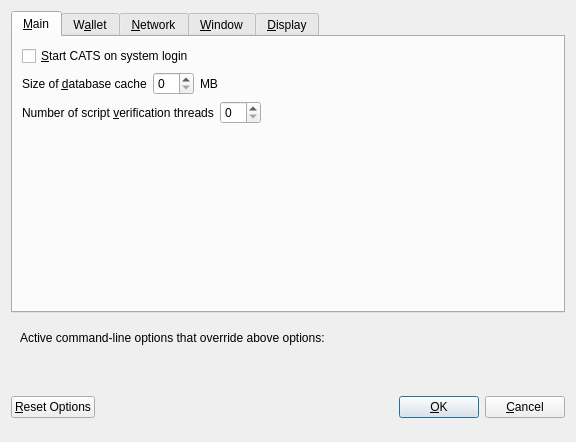
<?xml version="1.0" encoding="UTF-8"?>
<ui version="4.0">
 <class>OptionsDialog</class>
 <widget class="QDialog" name="OptionsDialog">
  <property name="geometry">
   <rect>
    <x>0</x>
    <y>0</y>
    <width>576</width>
    <height>442</height>
   </rect>
  </property>
  <property name="windowTitle">
   <string>Options</string>
  </property>
  <property name="modal">
   <bool>true</bool>
  </property>
  <layout class="QVBoxLayout" name="verticalLayout">
   <item>
    <widget class="QTabWidget" name="tabWidget">
     <property name="currentIndex">
      <number>0</number>
     </property>
     <widget class="QWidget" name="tabMain">
      <attribute name="title">
       <string>&amp;Main</string>
      </attribute>
      <layout class="QVBoxLayout" name="verticalLayout_Main">
       <item>
        <widget class="QCheckBox" name="bitcoinAtStartup">
         <property name="toolTip">
          <string>Automatically start CATS after logging in to the system.</string>
         </property>
         <property name="text">
          <string>&amp;Start CATS on system login</string>
         </property>
        </widget>
       </item>
       <item>
        <layout class="QHBoxLayout" name="horizontalLayout_2_Main">
         <item>
          <widget class="QLabel" name="databaseCacheLabel">
           <property name="text">
            <string>Size of &amp;database cache</string>
           </property>
           <property name="textFormat">
            <enum>Qt::PlainText</enum>
           </property>
           <property name="buddy">
            <cstring>databaseCache</cstring>
           </property>
          </widget>
         </item>
         <item>
          <widget class="QSpinBox" name="databaseCache"/>
         </item>
         <item>
          <widget class="QLabel" name="databaseCacheUnitLabel">
           <property name="text">
            <string>MB</string>
           </property>
           <property name="textFormat">
            <enum>Qt::PlainText</enum>
           </property>
          </widget>
         </item>
         <item>
          <spacer name="horizontalSpacer_2_Main">
           <property name="orientation">
            <enum>Qt::Horizontal</enum>
           </property>
           <property name="sizeHint" stdset="0">
            <size>
             <width>40</width>
             <height>20</height>
            </size>
           </property>
          </spacer>
         </item>
        </layout>
       </item>
       <item>
        <layout class="QHBoxLayout" name="horizontalLayout_3_Main">
         <item>
          <widget class="QLabel" name="threadsScriptVerifLabel">
           <property name="text">
            <string>Number of script &amp;verification threads</string>
           </property>
           <property name="textFormat">
            <enum>Qt::PlainText</enum>
           </property>
           <property name="buddy">
            <cstring>threadsScriptVerif</cstring>
           </property>
          </widget>
         </item>
         <item>
          <widget class="QSpinBox" name="threadsScriptVerif">
           <property name="toolTip">
            <string>(0 = auto, &lt;0 = leave that many cores free)</string>
           </property>
          </widget>
         </item>
         <item>
          <spacer name="horizontalSpacer_3_Main">
           <property name="orientation">
            <enum>Qt::Horizontal</enum>
           </property>
           <property name="sizeHint" stdset="0">
            <size>
             <width>40</width>
             <height>20</height>
            </size>
           </property>
          </spacer>
         </item>
        </layout>
       </item>
       <item>
        <spacer name="verticalSpacer_2">
         <property name="orientation">
          <enum>Qt::Vertical</enum>
         </property>
         <property name="sizeHint" stdset="0">
          <size>
           <width>20</width>
           <height>40</height>
          </size>
         </property>
        </spacer>
       </item>
      </layout>
     </widget>
     <widget class="QWidget" name="tabWallet">
      <attribute name="title">
       <string>W&amp;allet</string>
      </attribute>
      <layout class="QVBoxLayout" name="verticalLayout_Wallet">
       <item>
        <layout class="QHBoxLayout" name="horizontalLayout_2_Wallet">
         <item>
          <widget class="QLabel" name="labelStakeSplitThresholdText">
           <property name="text">
            <string>Stake split threshold:</string>
           </property>
          </widget>
         </item>
         <item>
          <widget class="QSpinBox" name="spinBoxStakeSplitThreshold">
           <property name="minimum">
            <number>1</number>
           </property>
           <property name="maximum">
            <number>999999</number>
           </property>
          </widget>
         </item>
        </layout>
       </item>
       <item>
        <widget class="QGroupBox" name="groupBox">
         <property name="title">
          <string>Expert</string>
         </property>
         <layout class="QVBoxLayout" name="verticalLayout_2">
          <item>
           <widget class="QCheckBox" name="coinControlFeatures">
            <property name="toolTip">
             <string>Whether to show coin control features or not.</string>
            </property>
            <property name="text">
             <string>Enable coin &amp;control features</string>
            </property>
           </widget>
          </item>
          <item>
           <widget class="QCheckBox" name="showMasternodesTab">
            <property name="toolTip">
             <string>Show additional tab listing all your masternodes in first sub-tab&lt;br/&gt;and all masternodes on the network in second sub-tab.</string>
            </property>
            <property name="text">
             <string>Show Masternodes Tab</string>
            </property>
           </widget>
          </item>
          <item>
           <widget class="QCheckBox" name="spendZeroConfChange">
            <property name="toolTip">
             <string>If you disable the spending of unconfirmed change, the change from a transaction&lt;br/&gt;cannot be used until that transaction has at least one confirmation.&lt;br/&gt;This also affects how your balance is computed.</string>
            </property>
            <property name="text">
             <string>&amp;Spend unconfirmed change</string>
            </property>
           </widget>
          </item>
         </layout>
        </widget>
       </item>
       <item>
        <spacer name="verticalSpacer_Wallet">
         <property name="orientation">
          <enum>Qt::Vertical</enum>
         </property>
         <property name="sizeHint" stdset="0">
          <size>
           <width>20</width>
           <height>40</height>
          </size>
         </property>
        </spacer>
       </item>
      </layout>
     </widget>
     <widget class="QWidget" name="tabNetwork">
      <attribute name="title">
       <string>&amp;Network</string>
      </attribute>
      <layout class="QVBoxLayout" name="verticalLayout_Network">
       <item>
        <widget class="QCheckBox" name="mapPortUpnp">
         <property name="toolTip">
          <string>Automatically open the CATS client port on the router. This only works when your router supports UPnP and it is enabled.</string>
         </property>
         <property name="text">
          <string>Map port using &amp;UPnP</string>
         </property>
        </widget>
       </item>
       <item>
        <widget class="QCheckBox" name="allowIncoming">
         <property name="toolTip">
          <string>Accept connections from outside</string>
         </property>
         <property name="text">
          <string>Allow incoming connections</string>
         </property>
        </widget>
       </item>
       <item>
        <widget class="QCheckBox" name="connectSocks">
         <property name="toolTip">
          <string>Connect to the CATS network through a SOCKS5 proxy.</string>
         </property>
         <property name="text">
          <string>&amp;Connect through SOCKS5 proxy (default proxy):</string>
         </property>
        </widget>
       </item>
       <item>
        <layout class="QHBoxLayout" name="horizontalLayout_1_Network">
         <item>
          <widget class="QLabel" name="proxyIpLabel">
           <property name="text">
            <string>Proxy &amp;IP:</string>
           </property>
           <property name="textFormat">
            <enum>Qt::PlainText</enum>
           </property>
           <property name="buddy">
            <cstring>proxyIp</cstring>
           </property>
          </widget>
         </item>
         <item>
          <widget class="QValidatedLineEdit" name="proxyIp">
           <property name="minimumSize">
            <size>
             <width>140</width>
             <height>0</height>
            </size>
           </property>
           <property name="maximumSize">
            <size>
             <width>140</width>
             <height>16777215</height>
            </size>
           </property>
           <property name="toolTip">
            <string>IP address of the proxy (e.g. IPv4: 127.0.0.1 / IPv6: ::1)</string>
           </property>
          </widget>
         </item>
         <item>
          <widget class="QLabel" name="proxyPortLabel">
           <property name="text">
            <string>&amp;Port:</string>
           </property>
           <property name="textFormat">
            <enum>Qt::PlainText</enum>
           </property>
           <property name="buddy">
            <cstring>proxyPort</cstring>
           </property>
          </widget>
         </item>
         <item>
          <widget class="QLineEdit" name="proxyPort">
           <property name="minimumSize">
            <size>
             <width>55</width>
             <height>0</height>
            </size>
           </property>
           <property name="maximumSize">
            <size>
             <width>55</width>
             <height>16777215</height>
            </size>
           </property>
           <property name="toolTip">
            <string>Port of the proxy (e.g. 9050)</string>
           </property>
          </widget>
         </item>
         <item>
          <spacer name="horizontalSpacer_1_Network">
           <property name="orientation">
            <enum>Qt::Horizontal</enum>
           </property>
           <property name="sizeHint" stdset="0">
            <size>
             <width>40</width>
             <height>20</height>
            </size>
           </property>
          </spacer>
         </item>
        </layout>
       </item>
       <item>
        <spacer name="verticalSpacer_Network">
         <property name="orientation">
          <enum>Qt::Vertical</enum>
         </property>
         <property name="sizeHint" stdset="0">
          <size>
           <width>20</width>
           <height>40</height>
          </size>
         </property>
        </spacer>
       </item>
      </layout>
     </widget>
     <widget class="QWidget" name="tabWindow">
      <attribute name="title">
       <string>&amp;Window</string>
      </attribute>
      <layout class="QVBoxLayout" name="verticalLayout_Window">
       <item>
        <widget class="QCheckBox" name="minimizeToTray">
         <property name="toolTip">
          <string>Show only a tray icon after minimizing the window.</string>
         </property>
         <property name="text">
          <string>&amp;Minimize to the tray instead of the taskbar</string>
         </property>
        </widget>
       </item>
       <item>
        <widget class="QCheckBox" name="minimizeOnClose">
         <property name="toolTip">
          <string>Minimize instead of exit the application when the window is closed. When this option is enabled, the application will be closed only after selecting Quit in the menu.</string>
         </property>
         <property name="text">
          <string>M&amp;inimize on close</string>
         </property>
        </widget>
       </item>
       <item>
        <spacer name="verticalSpacer_Window">
         <property name="orientation">
          <enum>Qt::Vertical</enum>
         </property>
         <property name="sizeHint" stdset="0">
          <size>
           <width>20</width>
           <height>40</height>
          </size>
         </property>
        </spacer>
       </item>
      </layout>
     </widget>
     <widget class="QWidget" name="tabDisplay">
      <attribute name="title">
       <string>&amp;Display</string>
      </attribute>
      <layout class="QVBoxLayout" name="verticalLayout_Display">
       <item>
        <layout class="QHBoxLayout" name="horizontalLayout_1_Display">
         <item>
          <widget class="QLabel" name="langLabel">
           <property name="text">
            <string>User Interface &amp;language:</string>
           </property>
           <property name="textFormat">
            <enum>Qt::PlainText</enum>
           </property>
           <property name="buddy">
            <cstring>lang</cstring>
           </property>
          </widget>
         </item>
         <item>
          <widget class="QValueComboBox" name="lang">
           <property name="toolTip">
            <string>The user interface language can be set here. This setting will take effect after restarting CATS.</string>
           </property>
          </widget>
         </item>
        </layout>
       </item>
       <item>
        <widget class="QLabel" name="label_3">
         <property name="toolTip">
          <string notr="true"/>
         </property>
         <property name="statusTip">
          <string notr="true"/>
         </property>
         <property name="whatsThis">
          <string notr="true"/>
         </property>
         <property name="accessibleName">
          <string notr="true"/>
         </property>
         <property name="text">
          <string>Language missing or translation incomplete? Help contributing translations here:
https://discord.gg/DAKKpyRwgM</string>
         </property>
         <property name="wordWrap">
          <bool>true</bool>
         </property>
         <property name="openExternalLinks">
          <bool>true</bool>
         </property>
         <property name="textInteractionFlags">
          <set>Qt::TextBrowserInteraction</set>
         </property>
        </widget>
       </item>
       <item>
        <layout class="QHBoxLayout" name="horizontalLayout_2_Display" stretch="0,0">
         <item>
          <widget class="QLabel" name="themeLabel">
           <property name="text">
            <string>User Interface Theme:</string>
           </property>
          </widget>
         </item>
         <item>
          <widget class="QValueComboBox" name="theme"/>
         </item>
        </layout>
       </item>
       <item>
        <widget class="QWidget" name="verticalDisplayWidget" native="true">
         <layout class="QVBoxLayout" name="verticalDisplayLayout">
          <property name="margin">
           <number>0</number>
          </property>
          <item>
           <widget class="Line" name="line">
            <property name="orientation">
             <enum>Qt::Horizontal</enum>
            </property>
           </widget>
          </item>
          <item>
           <layout class="QHBoxLayout" name="horizontalLayout_3_Display">
            <item>
             <widget class="QLabel" name="unitLabel">
              <property name="text">
               <string>Unit to show amounts in:</string>
              </property>
              <property name="textFormat">
               <enum>Qt::PlainText</enum>
              </property>
             </widget>
            </item>
            <item>
             <widget class="QValueComboBox" name="unit">
              <property name="toolTip">
               <string>Choose the default subdivision unit to show in the interface and when sending coins.</string>
              </property>
             </widget>
            </item>
           </layout>
          </item>
          <item>
           <layout class="QHBoxLayout" name="horizontalLayout_4_Display">
            <item>
             <widget class="QLabel" name="digitsLabel">
              <property name="text">
               <string>Decimal digits</string>
              </property>
             </widget>
            </item>
            <item>
             <widget class="QValueComboBox" name="digits"/>
            </item>
           </layout>
          </item>
          <item>
           <layout class="QHBoxLayout" name="horizontalLayout_5_Display">
            <item>
             <widget class="QCheckBox" name="checkBoxHideZeroBalances">
              <property name="toolTip">
               <string>Hide empty balances</string>
              </property>
              <property name="layoutDirection">
               <enum>Qt::LeftToRight</enum>
              </property>
              <property name="text">
               <string>Hide empty balances</string>
              </property>
             </widget>
            </item>
            <item>
             <widget class="QCheckBox" name="checkBoxHideOrphans">
              <property name="toolTip">
               <string>Hide orphan stakes in transaction lists</string>
              </property>
              <property name="text">
               <string>Hide orphan stakes</string>
              </property>
             </widget>
            </item>
            <item>
             <spacer name="horizontalSpacer">
              <property name="orientation">
               <enum>Qt::Horizontal</enum>
              </property>
              <property name="sizeHint" stdset="0">
               <size>
                <width>40</width>
                <height>20</height>
               </size>
              </property>
             </spacer>
            </item>
           </layout>
          </item>
          <item>
           <layout class="QHBoxLayout" name="horizontalLayout_6_Display">
            <item>
             <widget class="QLabel" name="thirdPartyTxUrlsLabel">
              <property name="toolTip">
               <string>Third party URLs (e.g. a block explorer) that appear in the transactions tab as context menu items. %s in the URL is replaced by transaction hash. Multiple URLs are separated by vertical bar |.</string>
              </property>
              <property name="text">
               <string>Third party transaction URLs</string>
              </property>
             </widget>
            </item>
            <item>
             <widget class="QLineEdit" name="thirdPartyTxUrls">
              <property name="toolTip">
               <string>Third party URLs (e.g. a block explorer) that appear in the transactions tab as context menu items. %s in the URL is replaced by transaction hash. Multiple URLs are separated by vertical bar |.</string>
              </property>
             </widget>
            </item>
           </layout>
          </item>
         </layout>
        </widget>
       </item>
       <item>
        <spacer name="verticalSpacer">
         <property name="orientation">
          <enum>Qt::Vertical</enum>
         </property>
         <property name="sizeHint" stdset="0">
          <size>
           <width>20</width>
           <height>40</height>
          </size>
         </property>
        </spacer>
       </item>
      </layout>
     </widget>
    </widget>
   </item>
   <item>
    <widget class="QFrame" name="frame">
     <layout class="QVBoxLayout" name="verticalLayout_Bottom">
      <item>
       <layout class="QHBoxLayout" name="horizontalLayout_Bottom">
        <item>
         <widget class="QLabel" name="overriddenByCommandLineInfoLabel">
          <property name="text">
           <string>Active command-line options that override above options:</string>
          </property>
          <property name="textFormat">
           <enum>Qt::PlainText</enum>
          </property>
         </widget>
        </item>
        <item>
         <spacer name="horizontalSpacer_Bottom">
          <property name="orientation">
           <enum>Qt::Horizontal</enum>
          </property>
          <property name="sizeHint" stdset="0">
           <size>
            <width>40</width>
            <height>20</height>
           </size>
          </property>
         </spacer>
        </item>
       </layout>
      </item>
      <item>
       <widget class="QLabel" name="overriddenByCommandLineLabel">
        <property name="text">
         <string/>
        </property>
        <property name="textFormat">
         <enum>Qt::PlainText</enum>
        </property>
        <property name="wordWrap">
         <bool>true</bool>
        </property>
       </widget>
      </item>
     </layout>
    </widget>
   </item>
   <item>
    <layout class="QHBoxLayout" name="horizontalLayout_Buttons">
     <item>
      <widget class="QPushButton" name="resetButton">
       <property name="toolTip">
        <string>Reset all client options to default.</string>
       </property>
       <property name="text">
        <string>&amp;Reset Options</string>
       </property>
       <property name="autoDefault">
        <bool>false</bool>
       </property>
      </widget>
     </item>
     <item>
      <spacer name="horizontalSpacer_1">
       <property name="orientation">
        <enum>Qt::Horizontal</enum>
       </property>
       <property name="sizeHint" stdset="0">
        <size>
         <width>40</width>
         <height>48</height>
        </size>
       </property>
      </spacer>
     </item>
     <item>
      <widget class="QLabel" name="statusLabel">
       <property name="minimumSize">
        <size>
         <width>200</width>
         <height>0</height>
        </size>
       </property>
       <property name="font">
        <font>
         <weight>75</weight>
         <bold>true</bold>
        </font>
       </property>
       <property name="text">
        <string/>
       </property>
       <property name="textFormat">
        <enum>Qt::PlainText</enum>
       </property>
       <property name="wordWrap">
        <bool>true</bool>
       </property>
      </widget>
     </item>
     <item>
      <spacer name="horizontalSpacer_2">
       <property name="orientation">
        <enum>Qt::Horizontal</enum>
       </property>
       <property name="sizeHint" stdset="0">
        <size>
         <width>40</width>
         <height>48</height>
        </size>
       </property>
      </spacer>
     </item>
     <item>
      <widget class="QPushButton" name="okButton">
       <property name="text">
        <string>&amp;OK</string>
       </property>
       <property name="autoDefault">
        <bool>false</bool>
       </property>
       <property name="default">
        <bool>true</bool>
       </property>
      </widget>
     </item>
     <item>
      <widget class="QPushButton" name="cancelButton">
       <property name="text">
        <string>&amp;Cancel</string>
       </property>
       <property name="autoDefault">
        <bool>false</bool>
       </property>
      </widget>
     </item>
    </layout>
   </item>
  </layout>
 </widget>
 <customwidgets>
  <customwidget>
   <class>QValidatedLineEdit</class>
   <extends>QLineEdit</extends>
   <header>qvalidatedlineedit.h</header>
  </customwidget>
  <customwidget>
   <class>QValueComboBox</class>
   <extends>QComboBox</extends>
   <header>qvaluecombobox.h</header>
  </customwidget>
 </customwidgets>
 <resources/>
 <connections/>
</ui>
